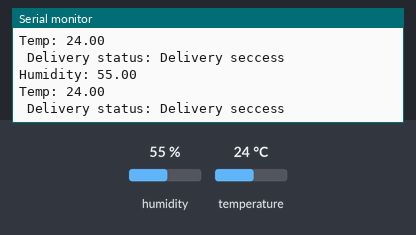
The sketch below on a simulated ESP8266 (NodeMCU). Shown: the last lines printed to the serial monitor. Inputs (shaded band) come from the test bench; at power-on: humidity 55 %, temperature 24 °C.

Above: at 2.9 s.
3.0 s: humidity set to 22 %
At 4.6 s:
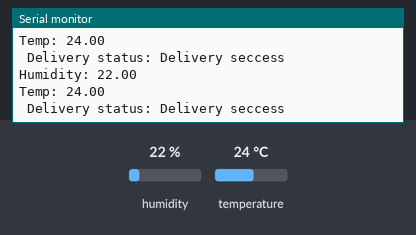
5.7 s: temperature set to 12 °C
At 6.6 s:
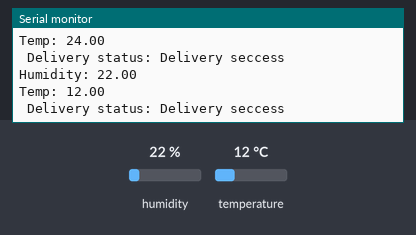
8.4 s: humidity set to 40 %
At 10.7 s:
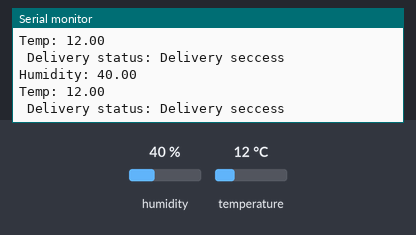
Timing chart, 0 to 12.2 s (numbered marks = the images above; inputs shaded):
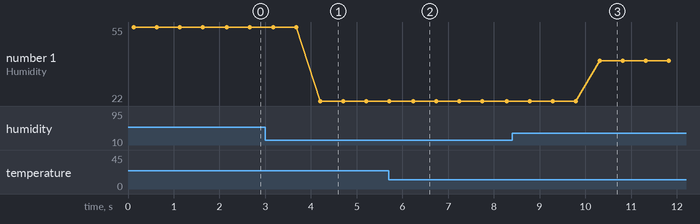

Measured:
- after the input at 3.0 s, the serial monitor: prints a new line after 1.2 s (image 1)
- after the input at 5.7 s, the serial monitor: prints a new line after 0.54 s (image 2)
- after the input at 8.4 s, the serial monitor: prints a new line after 1.9 s (image 3)
- plotted number 1: 55 → 22 after the input at 3.0 s, 22 → 40 after the input at 8.4 s

The sketch:

transmitter-1.ino
```cpp
#include <ESP8266WiFi.h>
#include <espnow.h>
#include <DHT.h>
DHT dht(5, DHT11);
uint8_t broadcastAddress[] = {0x8C, 0xAA, 0xB5, 0x59, 0x30, 0x31};

#define BOARD_ID 1
typedef struct struct_message {
    int id;
    float x;
    float y;
    float z;
} struct_message;

struct_message myData;

unsigned long lastTime = 0;
unsigned long timerDelay = 100;

void OnDataSent(uint8_t *mac_addr, uint8_t sendStatus) {
  Serial.print("\r\ Delivery status: ");
  if (sendStatus == 0){
    Serial.println("Delivery seccess");
    delay(500);
  }
  else{ Serial.println("Delivery fail"); }
}

void setup() {
  Serial.begin(9600);
  dht.begin();
  WiFi.mode(WIFI_STA);
  WiFi.disconnect();

  if (esp_now_init() != 0) {
    Serial.println("Error init ESP-NOW");
    return;
  }

  // Роль платы в ESP-NOW
  esp_now_set_self_role(ESP_NOW_ROLE_CONTROLLER);
  esp_now_register_send_cb(OnDataSent);
  esp_now_add_peer(broadcastAddress, ESP_NOW_ROLE_SLAVE, 1, NULL, 0);
}

void loop() {
  if ((millis() - lastTime) > timerDelay) {
  float h = dht.readHumidity();
  float t = dht.readTemperature();
  Serial.print("Humidity: ");Serial.print(h);Serial.println();
  Serial.print("Temp: ");Serial.print(t);Serial.println();
    myData.id = BOARD_ID;
    myData.x = h;
    myData.y = t;
    myData.z = 0.0;
    esp_now_send(0, (uint8_t *) &myData, sizeof(myData));
    lastTime = millis();
  }
}
```
